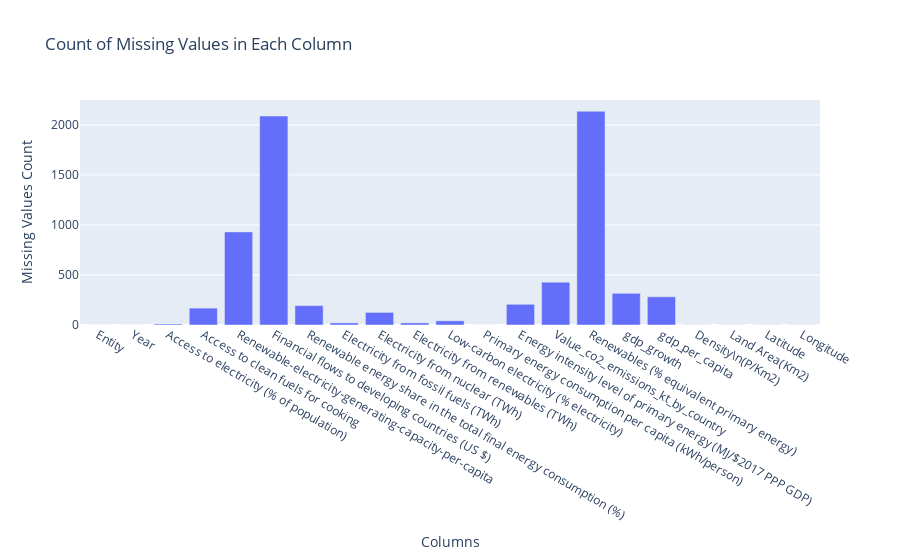

Source (notebook cell):
### Code cell
# Calculating the count of missing values in each column
missing_values = df.isna().sum()

# Creating a bar plot using Plotly Express
fig = px.bar(x=missing_values.index, y=missing_values.values, labels={'x': 'Columns', 'y': 'Missing Values Count'},
             title='Count of Missing Values in Each Column')
fig.show()

### Figure 1 — Plotly figure (JSON) as saved in the notebook; plotly's stock layout.template omitted (floating-point values rounded to 4 significant figures)
{"data": [{"alignmentgroup": "True", "hovertemplate": "Columns=%{x}<br>Missing Values Count=%{y}<extra></extra>", "legendgroup": "", "marker": {"color": "#636efa", "pattern": {"shape": ""}}, "name": "", "offsetgroup": "", "orientation": "v", "showlegend": false, "textposition": "auto", "type": "bar", "x": ["Entity", "Year", "Access to electricity (% of population)", "Access to clean fuels for cooking", "Renewable-electricity-generating-capacity-per-capita", "Financial flows to developing countries (US $)", "Renewable energy share in the total final energy consumption (%)", "Electricity from fossil fuels (TWh)", "Electricity from nuclear (TWh)", "Electricity from renewables (TWh)", "Low-carbon electricity (% electricity)", "Primary energy consumption per capita (kWh/person)", "Energy intensity level of primary energy (MJ/$2017 PPP GDP)", "Value_co2_emissions_kt_by_country", "Renewables (% equivalent primary energy)", "gdp_growth", "gdp_per_capita", "Density\\n(P/Km2)", "Land Area(Km2)", "Latitude", "Longitude"], "xaxis": "x", "y": [0, 0, 10, 169, 931, 2089, 194, 21, 126, 21, 42, 0, 207, 428, 2137, 317, 282, 1, 1, 1, 1], "yaxis": "y"}], "layout": {"barmode": "relative", "legend": {"tracegroupgap": 0}, "title": {"text": "Count of Missing Values in Each Column"}, "xaxis": {"anchor": "y", "domain": [0, 1], "title": {"text": "Columns"}}, "yaxis": {"anchor": "x", "domain": [0, 1], "title": {"text": "Missing Values Count"}}}}
